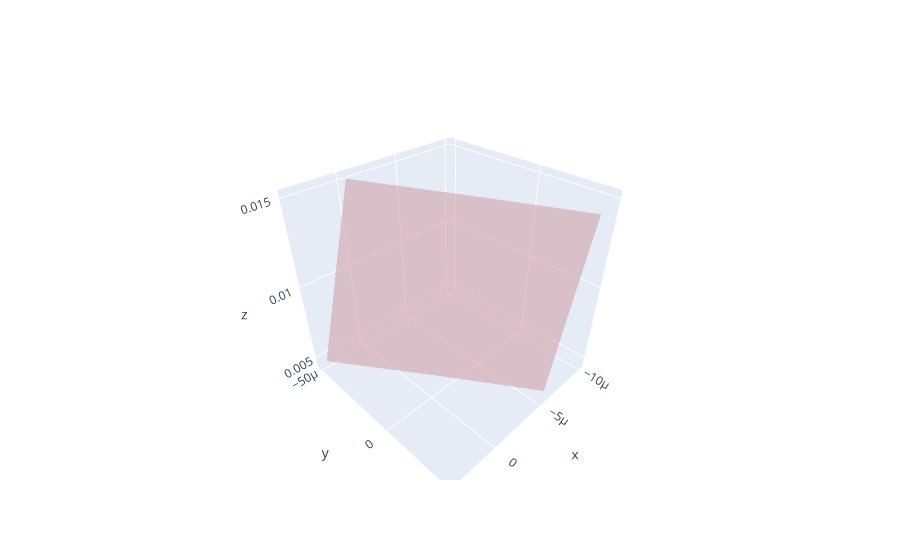

Notebook code for this chart:
### Code cell
fig = go.Figure(data=[go.Mesh3d(x=small_x[:,0], y=small_x[:,1], z=small_y[:,focus], color='lightpink', opacity=0.50)])
fig.show()

### Figure 1 — Plotly figure (JSON) as saved in the notebook; plotly's stock layout.template omitted (floating-point values rounded to 4 significant figures)
{"data": [{"color": "lightpink", "opacity": 0.5, "type": "mesh3d", "x": [-5.41e-06, -3.262e-06, -1.263e-06, -4.329e-07, 1.704e-06, 3.691e-06, -1.011e-05, -7.95e-06, -5.94e-06], "y": [-8.931e-06, -7.594e-06, -6.351e-06, -5.124e-05, -4.989e-05, -4.864e-05, 3.236e-05, 3.369e-05, 3.492e-05], "z": [0.01457, 0.009564, 0.004775, 0.01507, 0.00989, 0.004936, 0.01409, 0.009247, 0.004619]}], "layout": {}}
